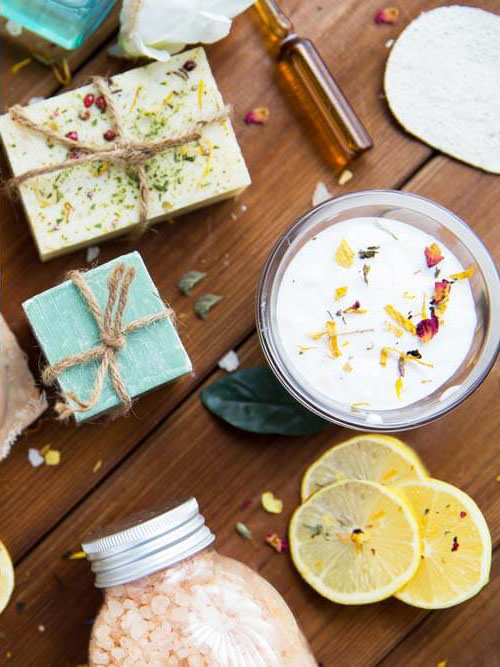
#> input picture Left.jpg, 500 x 667 px
$ python Program13.py
#> lines starting #> are read from the running program, lines starting #| are printed output that depends on the picture; after the words box and inside, x2 and y2 are one past the last pixel; in counts of white or black regions, pixels touching at a corner belong together
import cv2

# load images
image1 = cv2.imread("Left.jpg")
#> image1 is the input picture: shape (667, 500, 3); mean B, G, R 120.2, 143.7, 163.2
image2 = cv2.imread("Right.jpg")
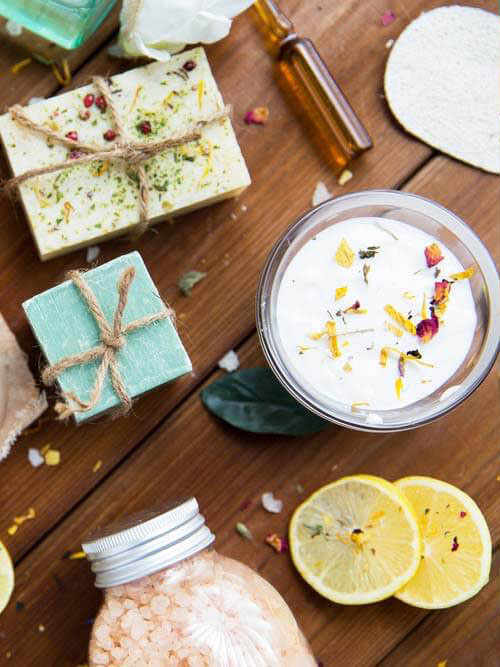
#> input picture Right.jpg, 500 x 667 px
#> image2 is the input picture: shape (667, 500, 3); mean B, G, R 118.8, 142.1, 162

# compute difference
difference = cv2.subtract(image1, image2)
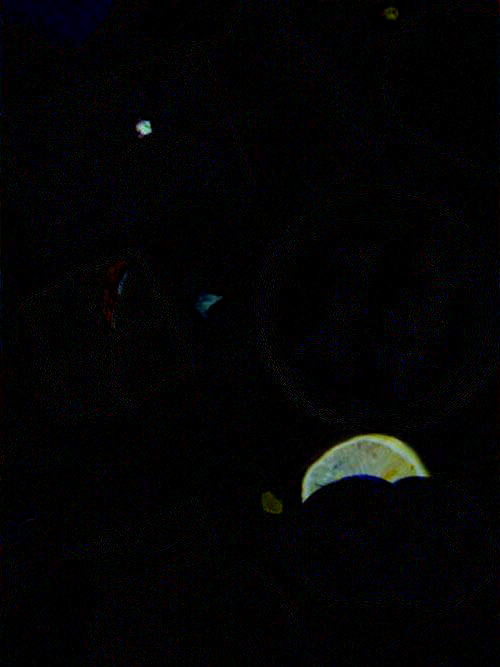
#> difference: shape (667, 500, 3); mean B, G, R 4.2, 3.6, 3.6

# color the mask red
Conv_hsv_Gray = cv2.cvtColor(difference, cv2.COLOR_BGR2GRAY)
ret, mask = cv2.threshold(Conv_hsv_Gray, 0, 255,cv2.THRESH_BINARY_INV |cv2.THRESH_OTSU)
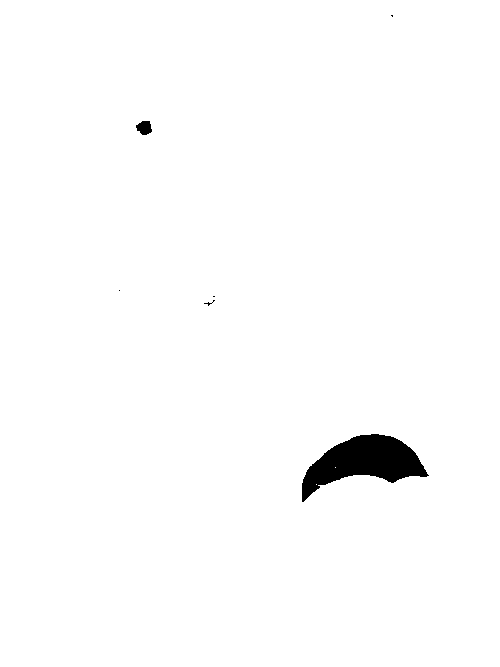
#> mask: shape (667, 500); 98.7% white; 6 black regions (4 under 20 px), largest, box (x1, y1, x2, y2) and area: (302, 434, 429, 502) 4221, (136, 121, 152, 135) 166
#> ret = 62
difference[mask != 255] = [0, 0, 255]
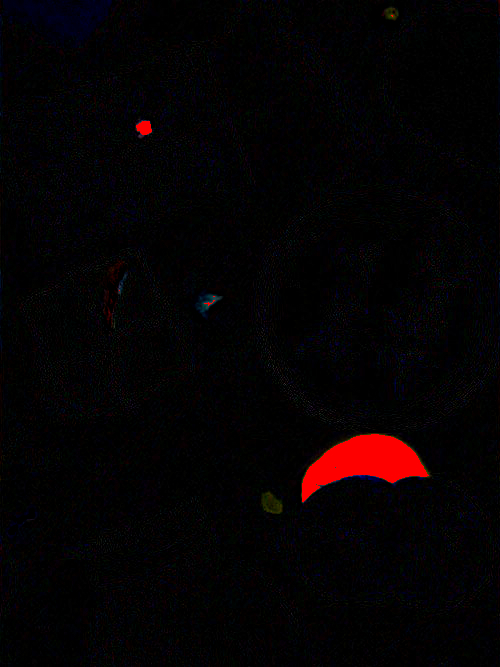
#> difference: shape (667, 500, 3); 1.32% of pixels changed, all inside (x1, y1, x2, y2) = (119, 15, 429, 502)

# add the red mask to the images to make the differences obvious
image1[mask != 255] = [0, 0, 255]
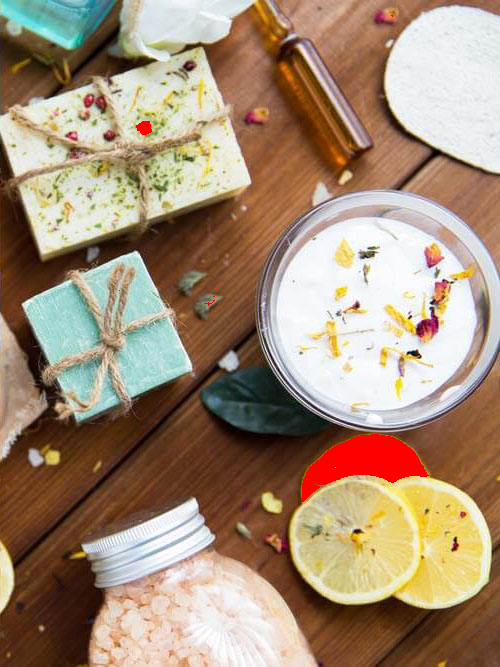
#> image1: shape (667, 500, 3); 1.32% of pixels changed, all inside (x1, y1, x2, y2) = (119, 15, 429, 502)
image2[mask != 255] = [0, 0, 255]
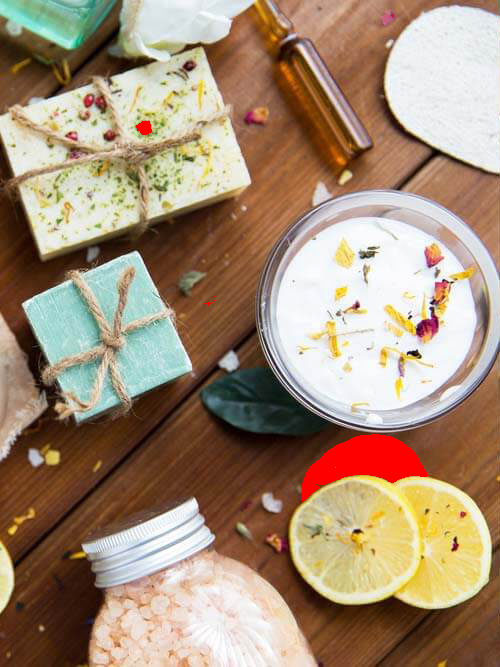
#> image2: shape (667, 500, 3); 1.32% of pixels changed, all inside (x1, y1, x2, y2) = (119, 15, 429, 502)

# store images
cv2.imwrite('diffOverImage1.png', image1)
cv2.imwrite('diffOverImage2.png', image1)
cv2.imwrite('diff.png', difference)
